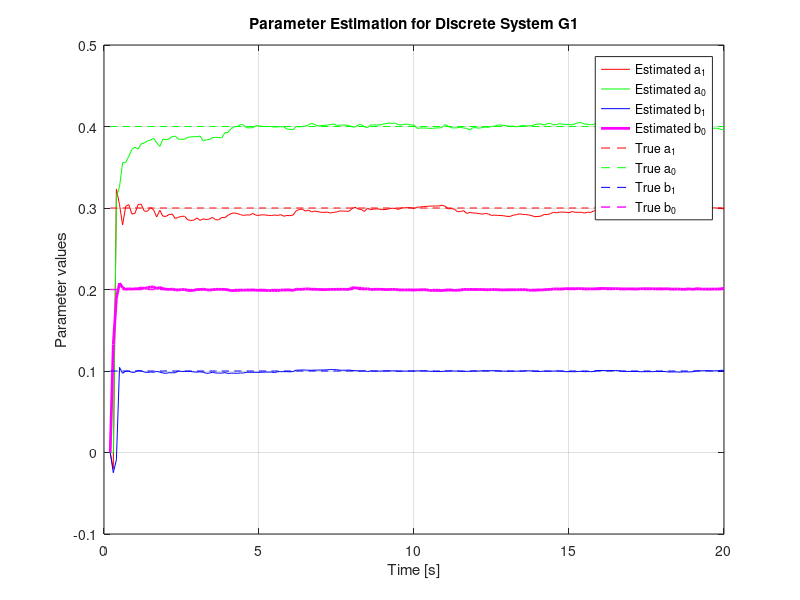
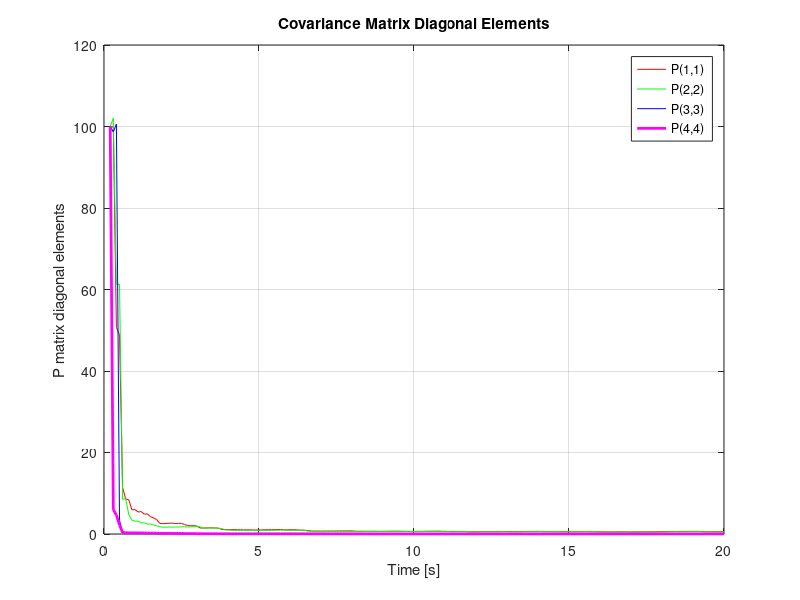
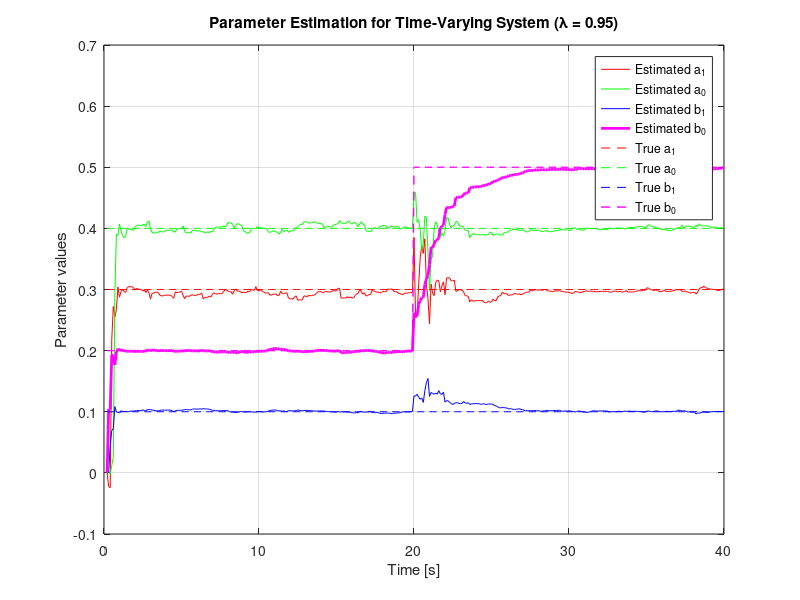
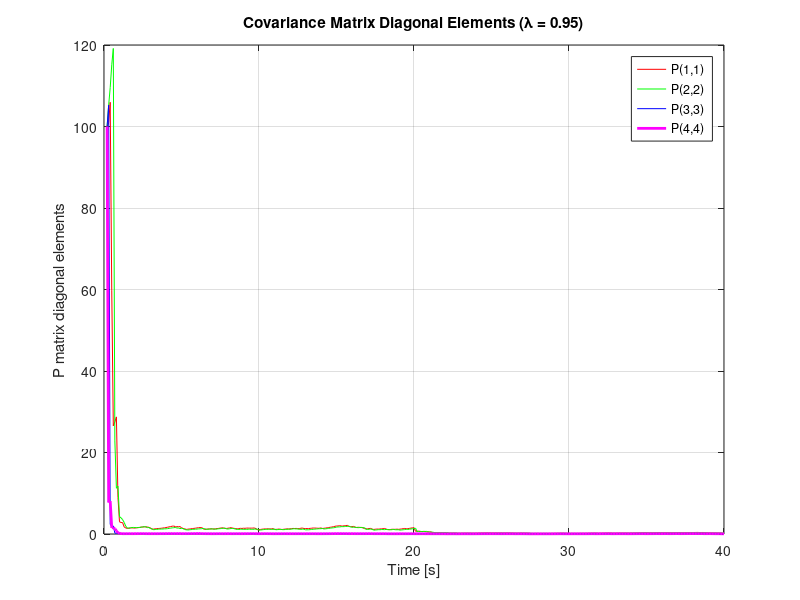

MATLAB code for these plots, in order:
% Online identification of discrete system G1
% G1(z) = (0.1z + 0.2)/(z^2 + 0.3z + 0.4)

clear all;
close all;
clc;

% Simulation parameters
T = 0.1;      % Sample time
t_end = 20;   % Simulation end time
t = 0:T:t_end;
N = length(t);

% True parameters of the system G1
a1_true = 0.3;
a0_true = 0.4;
b1_true = 0.1;
b0_true = 0.2;

% Input signal - white noise for better excitation
u = randn(N,1);

% Output signal initialization
y = zeros(N,1);

% Generate output data
for k = 3:N
    y(k) = -a1_true*y(k-1) - a0_true*y(k-2) + b1_true*u(k-1) + b0_true*u(k-2);
end

% Add output noise - test robustness
noise_level = 0.01;
y_noisy = y + noise_level*randn(N,1);

% RLS algorithm implementation
% Initial parameter estimates - arbitrary values
theta = zeros(N-2, 4);   % [a1, a0, b1, b0]
theta(1,:) = [0, 0, 0, 0];

% Initial covariance matrix
P = zeros(4, 4, N-2);
P(:,:,1) = 100*eye(4);   % High initial uncertainty

% Forgetting factor
lambda = 0.98;

% Estimation loop
for k = 2:N-2
    % Regressor vector
    phi = [-y_noisy(k+1); -y_noisy(k); u(k+1); u(k)];
    
    % Prediction error
    epsilon = y_noisy(k+2) - phi' * theta(k-1,:)';
    
    % Gain calculation
    K = P(:,:,k-1) * phi / (lambda + phi' * P(:,:,k-1) * phi);
    
    % Parameter update
    theta(k,:) = theta(k-1,:) + (K * epsilon)';
    
    % Covariance matrix update
    P(:,:,k) = (P(:,:,k-1) - K * phi' * P(:,:,k-1)) / lambda;
end

% Plot results
figure(1)
plot(t(3:N), theta(:,1), 'r-', t(3:N), theta(:,2), 'g-', ...
     t(3:N), theta(:,3), 'b-', t(3:N), theta(:,4), 'm-', 'LineWidth', 2);
hold on;
plot(t(3:N), a1_true*ones(size(t(3:N))), 'r--', ...
     t(3:N), a0_true*ones(size(t(3:N))), 'g--', ...
     t(3:N), b1_true*ones(size(t(3:N))), 'b--', ...
     t(3:N), b0_true*ones(size(t(3:N))), 'm--', 'LineWidth', 1);
hold off;
xlabel('Time [s]');
ylabel('Parameter values');
legend('Estimated a_1', 'Estimated a_0', 'Estimated b_1', 'Estimated b_0', ...
       'True a_1', 'True a_0', 'True b_1', 'True b_0');
title('Parameter Estimation for Discrete System G1');
grid on;

% Plot diagonal elements of P matrix
figure(2)
plot(t(3:N), squeeze(P(1,1,:)), 'r-', ...
     t(3:N), squeeze(P(2,2,:)), 'g-', ...
     t(3:N), squeeze(P(3,3,:)), 'b-', ...
     t(3:N), squeeze(P(4,4,:)), 'm-', 'LineWidth', 2);
xlabel('Time [s]');
ylabel('P matrix diagonal elements');
legend('P(1,1)', 'P(2,2)', 'P(3,3)', 'P(4,4)');
title('Covariance Matrix Diagonal Elements');
grid on;

%% Time-varying parameters test
% Reset
clear all;
close all;

% Simulation parameters
T = 0.1;
t_end = 40;
t = 0:T:t_end;
N = length(t);

% Initialize parameters
a1 = 0.3 * ones(N,1);
a0 = 0.4 * ones(N,1);
b1 = 0.1 * ones(N,1);
b0 = 0.2 * ones(N,1);

% Create parameter changes
change_time = 20;
change_index = find(t >= change_time, 1);
b0(change_index:end) = 0.5;  % Parameter b0 changes from 0.2 to 0.5 at t=20

% Input signal - white noise
u = randn(N,1);

% Output signal initialization
y = zeros(N,1);

% Generate output data with time-varying parameters
for k = 3:N
    y(k) = -a1(k)*y(k-1) - a0(k)*y(k-2) + b1(k)*u(k-1) + b0(k)*u(k-2);
end

% Add noise
noise_level = 0.01;
y_noisy = y + noise_level*randn(N,1);

% RLS algorithm with forgetting factor
theta = zeros(N-2, 4);
theta(1,:) = [0, 0, 0, 0];

P = zeros(4, 4, N-2);
P(:,:,1) = 100*eye(4);

% Test different forgetting factors
lambda = 0.95;  % Try also with 0.98, 0.90

for k = 2:N-2
    phi = [-y_noisy(k+1); -y_noisy(k); u(k+1); u(k)];
    epsilon = y_noisy(k+2) - phi' * theta(k-1,:)';
    K = P(:,:,k-1) * phi / (lambda + phi' * P(:,:,k-1) * phi);
    theta(k,:) = theta(k-1,:) + (K * epsilon)';
    P(:,:,k) = (P(:,:,k-1) - K * phi' * P(:,:,k-1)) / lambda;
end

% Plot results for time-varying system
figure(3)
plot(t(3:N), theta(:,1), 'r-', t(3:N), theta(:,2), 'g-', ...
     t(3:N), theta(:,3), 'b-', t(3:N), theta(:,4), 'm-', 'LineWidth', 2);
hold on;
plot(t(3:N), a1(3:N), 'r--', t(3:N), a0(3:N), 'g--', ...
     t(3:N), b1(3:N), 'b--', t(3:N), b0(3:N), 'm--', 'LineWidth', 1);
hold off;
xlabel('Time [s]');
ylabel('Parameter values');
legend('Estimated a_1', 'Estimated a_0', 'Estimated b_1', 'Estimated b_0', ...
       'True a_1', 'True a_0', 'True b_1', 'True b_0');
title(['Parameter Estimation for Time-Varying System (λ = ', num2str(lambda), ')']);
grid on;

% Plot diagonal elements of P matrix
figure(4)
plot(t(3:N), squeeze(P(1,1,:)), 'r-', ...
     t(3:N), squeeze(P(2,2,:)), 'g-', ...
     t(3:N), squeeze(P(3,3,:)), 'b-', ...
     t(3:N), squeeze(P(4,4,:)), 'm-', 'LineWidth', 2);
xlabel('Time [s]');
ylabel('P matrix diagonal elements');
legend('P(1,1)', 'P(2,2)', 'P(3,3)', 'P(4,4)');
title(['Covariance Matrix Diagonal Elements (λ = ', num2str(lambda), ')']);
grid on;